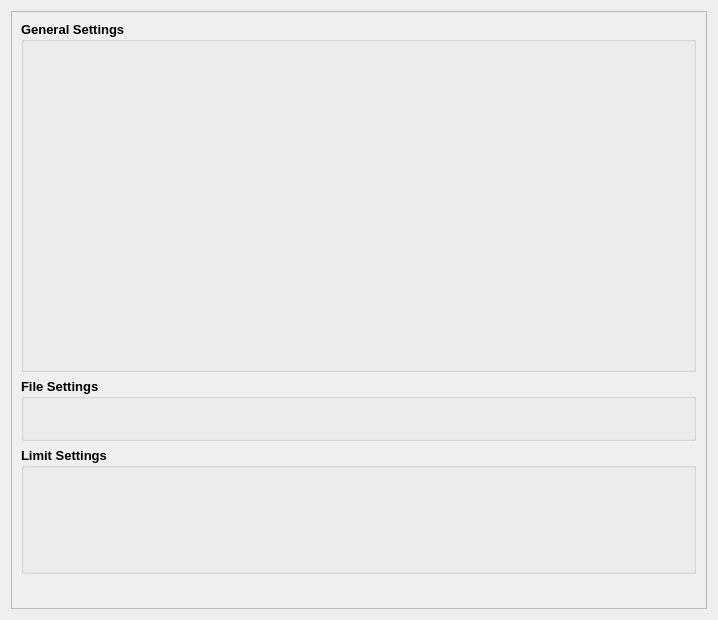
<?xml version="1.0" encoding="UTF-8"?>
<ui version="4.0">
 <class>HydGui_Floodplain_Member</class>
 <widget class="QWidget" name="HydGui_Floodplain_Member">
  <property name="geometry">
   <rect>
    <x>0</x>
    <y>0</y>
    <width>718</width>
    <height>620</height>
   </rect>
  </property>
  <property name="windowTitle">
   <string>Form</string>
  </property>
  <layout class="QVBoxLayout" name="verticalLayout_5">
   <item>
    <widget class="QScrollArea" name="scrollArea">
     <property name="widgetResizable">
      <bool>true</bool>
     </property>
     <widget class="QWidget" name="scrollAreaWidgetContents">
      <property name="geometry">
       <rect>
        <x>0</x>
        <y>0</y>
        <width>696</width>
        <height>598</height>
       </rect>
      </property>
      <layout class="QVBoxLayout" name="verticalLayout_4">
       <property name="sizeConstraint">
        <enum>QLayout::SetFixedSize</enum>
       </property>
       <item>
        <widget class="QGroupBox" name="groupBox">
         <property name="minimumSize">
          <size>
           <width>675</width>
           <height>0</height>
          </size>
         </property>
         <property name="maximumSize">
          <size>
           <width>16777215</width>
           <height>16777215</height>
          </size>
         </property>
         <property name="font">
          <font>
           <family>Arial</family>
           <pointsize>10</pointsize>
           <weight>75</weight>
           <bold>true</bold>
          </font>
         </property>
         <property name="title">
          <string>General Settings</string>
         </property>
         <property name="flat">
          <bool>false</bool>
         </property>
         <property name="checkable">
          <bool>false</bool>
         </property>
         <property name="checked">
          <bool>false</bool>
         </property>
         <layout class="QVBoxLayout" name="verticalLayout">
          <property name="spacing">
           <number>2</number>
          </property>
          <property name="leftMargin">
           <number>10</number>
          </property>
          <property name="topMargin">
           <number>0</number>
          </property>
          <item>
           <widget class="Sys_Member_String_BaseWid" name="floodplain_name" native="true">
            <property name="minimumSize">
             <size>
              <width>200</width>
              <height>30</height>
             </size>
            </property>
            <property name="maximumSize">
             <size>
              <width>16777215</width>
              <height>50</height>
             </size>
            </property>
            <property name="font">
             <font>
              <pointsize>8</pointsize>
              <weight>50</weight>
              <bold>false</bold>
             </font>
            </property>
           </widget>
          </item>
          <item>
           <widget class="Sys_Member_Int_BaseWid" name="floodplain_number" native="true">
            <property name="minimumSize">
             <size>
              <width>200</width>
              <height>30</height>
             </size>
            </property>
            <property name="maximumSize">
             <size>
              <width>16777215</width>
              <height>50</height>
             </size>
            </property>
            <property name="font">
             <font>
              <pointsize>8</pointsize>
              <weight>50</weight>
              <bold>false</bold>
             </font>
            </property>
           </widget>
          </item>
          <item>
           <widget class="Sys_Member_Int_BaseWid" name="nx" native="true">
            <property name="minimumSize">
             <size>
              <width>200</width>
              <height>30</height>
             </size>
            </property>
            <property name="maximumSize">
             <size>
              <width>16777215</width>
              <height>50</height>
             </size>
            </property>
            <property name="font">
             <font>
              <pointsize>8</pointsize>
              <weight>50</weight>
              <bold>false</bold>
             </font>
            </property>
           </widget>
          </item>
          <item>
           <widget class="Sys_Member_Int_BaseWid" name="ny" native="true">
            <property name="minimumSize">
             <size>
              <width>200</width>
              <height>30</height>
             </size>
            </property>
            <property name="maximumSize">
             <size>
              <width>16777215</width>
              <height>50</height>
             </size>
            </property>
            <property name="font">
             <font>
              <pointsize>8</pointsize>
              <weight>50</weight>
              <bold>false</bold>
             </font>
            </property>
           </widget>
          </item>
          <item>
           <widget class="Sys_Member_Dbl_BaseWid" name="elements_x" native="true">
            <property name="minimumSize">
             <size>
              <width>200</width>
              <height>30</height>
             </size>
            </property>
            <property name="maximumSize">
             <size>
              <width>16777215</width>
              <height>50</height>
             </size>
            </property>
            <property name="font">
             <font>
              <pointsize>8</pointsize>
              <weight>50</weight>
              <bold>false</bold>
             </font>
            </property>
           </widget>
          </item>
          <item>
           <widget class="Sys_Member_Dbl_BaseWid" name="elements_y" native="true">
            <property name="minimumSize">
             <size>
              <width>200</width>
              <height>30</height>
             </size>
            </property>
            <property name="maximumSize">
             <size>
              <width>16777215</width>
              <height>50</height>
             </size>
            </property>
            <property name="font">
             <font>
              <pointsize>8</pointsize>
              <weight>50</weight>
              <bold>false</bold>
             </font>
            </property>
           </widget>
          </item>
          <item>
           <widget class="Sys_Member_Dbl_BaseWid" name="angle" native="true">
            <property name="minimumSize">
             <size>
              <width>200</width>
              <height>30</height>
             </size>
            </property>
            <property name="maximumSize">
             <size>
              <width>16777215</width>
              <height>50</height>
             </size>
            </property>
            <property name="font">
             <font>
              <pointsize>8</pointsize>
              <weight>50</weight>
              <bold>false</bold>
             </font>
            </property>
           </widget>
          </item>
          <item>
           <widget class="Sys_Member_Dbl_BaseWid" name="low_left_x" native="true">
            <property name="minimumSize">
             <size>
              <width>200</width>
              <height>30</height>
             </size>
            </property>
            <property name="maximumSize">
             <size>
              <width>16777215</width>
              <height>50</height>
             </size>
            </property>
            <property name="font">
             <font>
              <pointsize>8</pointsize>
              <weight>50</weight>
              <bold>false</bold>
             </font>
            </property>
           </widget>
          </item>
          <item>
           <widget class="Sys_Member_Dbl_BaseWid" name="low_left_y" native="true">
            <property name="minimumSize">
             <size>
              <width>200</width>
              <height>30</height>
             </size>
            </property>
            <property name="maximumSize">
             <size>
              <width>16777215</width>
              <height>50</height>
             </size>
            </property>
            <property name="font">
             <font>
              <pointsize>8</pointsize>
              <weight>50</weight>
              <bold>false</bold>
             </font>
            </property>
           </widget>
          </item>
          <item>
           <widget class="Sys_Member_Dbl_BaseWid" name="noinfo_value" native="true">
            <property name="minimumSize">
             <size>
              <width>200</width>
              <height>30</height>
             </size>
            </property>
            <property name="maximumSize">
             <size>
              <width>16777215</width>
              <height>50</height>
             </size>
            </property>
            <property name="font">
             <font>
              <pointsize>8</pointsize>
              <weight>50</weight>
              <bold>false</bold>
             </font>
            </property>
           </widget>
          </item>
         </layout>
        </widget>
       </item>
       <item>
        <widget class="QGroupBox" name="groupBox_2">
         <property name="minimumSize">
          <size>
           <width>675</width>
           <height>0</height>
          </size>
         </property>
         <property name="maximumSize">
          <size>
           <width>16777215</width>
           <height>80</height>
          </size>
         </property>
         <property name="font">
          <font>
           <family>Arial</family>
           <pointsize>10</pointsize>
           <weight>75</weight>
           <bold>true</bold>
          </font>
         </property>
         <property name="title">
          <string>File Settings</string>
         </property>
         <property name="flat">
          <bool>false</bool>
         </property>
         <layout class="QVBoxLayout" name="verticalLayout_2">
          <property name="spacing">
           <number>2</number>
          </property>
          <property name="leftMargin">
           <number>10</number>
          </property>
          <property name="topMargin">
           <number>0</number>
          </property>
          <item>
           <widget class="Sys_Member_String_BaseWid" name="twod_output" native="true">
            <property name="minimumSize">
             <size>
              <width>200</width>
              <height>30</height>
             </size>
            </property>
            <property name="maximumSize">
             <size>
              <width>16777215</width>
              <height>50</height>
             </size>
            </property>
            <property name="font">
             <font>
              <pointsize>8</pointsize>
              <weight>50</weight>
              <bold>false</bold>
             </font>
            </property>
           </widget>
          </item>
         </layout>
        </widget>
       </item>
       <item>
        <widget class="QGroupBox" name="groupBox_3">
         <property name="minimumSize">
          <size>
           <width>675</width>
           <height>0</height>
          </size>
         </property>
         <property name="maximumSize">
          <size>
           <width>16777215</width>
           <height>16777215</height>
          </size>
         </property>
         <property name="font">
          <font>
           <family>Arial</family>
           <pointsize>10</pointsize>
           <weight>75</weight>
           <bold>true</bold>
          </font>
         </property>
         <property name="title">
          <string>Limit Settings</string>
         </property>
         <property name="flat">
          <bool>false</bool>
         </property>
         <layout class="QVBoxLayout" name="verticalLayout_3">
          <property name="spacing">
           <number>2</number>
          </property>
          <property name="leftMargin">
           <number>10</number>
          </property>
          <property name="topMargin">
           <number>0</number>
          </property>
          <item>
           <widget class="Sys_Member_ScientificDbl_BaseWid" name="rel_tol" native="true">
            <property name="minimumSize">
             <size>
              <width>200</width>
              <height>30</height>
             </size>
            </property>
            <property name="maximumSize">
             <size>
              <width>16777215</width>
              <height>50</height>
             </size>
            </property>
            <property name="font">
             <font>
              <pointsize>8</pointsize>
              <weight>50</weight>
              <bold>false</bold>
             </font>
            </property>
           </widget>
          </item>
          <item>
           <widget class="Sys_Member_ScientificDbl_BaseWid" name="abs_tol" native="true">
            <property name="minimumSize">
             <size>
              <width>200</width>
              <height>30</height>
             </size>
            </property>
            <property name="maximumSize">
             <size>
              <width>16777215</width>
              <height>50</height>
             </size>
            </property>
            <property name="font">
             <font>
              <pointsize>8</pointsize>
              <weight>50</weight>
              <bold>false</bold>
             </font>
            </property>
           </widget>
          </item>
          <item>
           <widget class="Sys_Member_ScientificDbl_BaseWid" name="wet_tol" native="true">
            <property name="minimumSize">
             <size>
              <width>200</width>
              <height>30</height>
             </size>
            </property>
            <property name="maximumSize">
             <size>
              <width>16777215</width>
              <height>50</height>
             </size>
            </property>
            <property name="font">
             <font>
              <pointsize>8</pointsize>
              <weight>50</weight>
              <bold>false</bold>
             </font>
            </property>
           </widget>
          </item>
         </layout>
        </widget>
       </item>
      </layout>
     </widget>
    </widget>
   </item>
  </layout>
 </widget>
 <customwidgets>
  <customwidget>
   <class>Sys_Member_String_BaseWid</class>
   <extends>QWidget</extends>
   <header>Sys_Member_String_BaseWid.h</header>
   <container>1</container>
  </customwidget>
  <customwidget>
   <class>Sys_Member_Int_BaseWid</class>
   <extends>QWidget</extends>
   <header>Sys_Member_Int_BaseWid.h</header>
   <container>1</container>
  </customwidget>
  <customwidget>
   <class>Sys_Member_ScientificDbl_BaseWid</class>
   <extends>QWidget</extends>
   <header>Sys_Member_ScientificDbl_BaseWid.h</header>
   <container>1</container>
  </customwidget>
  <customwidget>
   <class>Sys_Member_Dbl_BaseWid</class>
   <extends>QWidget</extends>
   <header location="global">Sys_Member_Dbl_BaseWid.h</header>
   <container>1</container>
  </customwidget>
 </customwidgets>
 <resources/>
 <connections/>
</ui>
